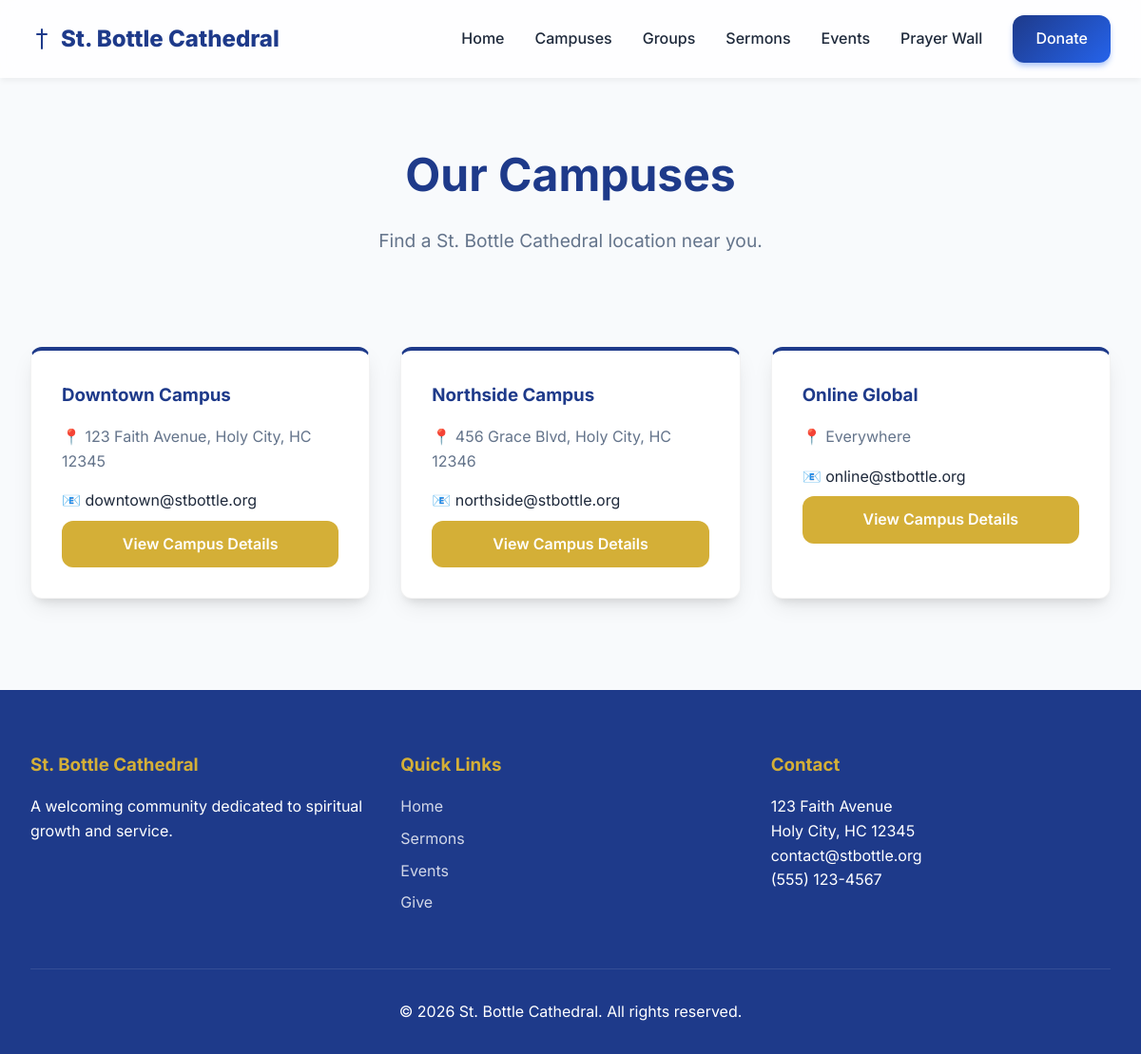
Page /campuses/ on the committed database.
### campuses/models.py (models this page shows, shortened)
class Campus(models.Model):
    name = models.CharField(max_length=100)
    slug = models.SlugField(unique=True)
    address = models.TextField(blank=True)
    timezone = models.CharField(max_length=50, default='UTC')
    contact_email = models.EmailField(blank=True)
    contact_phone = models.CharField(max_length=20, blank=True)
    main_pastor = models.ForeignKey(
        settings.AUTH_USER_MODEL,
        on_delete=models.SET_NULL,
        null=True,
        blank=True,
        related_name='led_campuses'
    )
    is_active = models.BooleanField(default=True)
    created_at = models.DateTimeField(auto_now_add=True)
    class Meta:
        verbose_name_plural = 'Campuses'

### campuses/views.py (the view)
# urls.py: path('', views.campus_list, name='campus_list'),
def campus_list(request):
    campuses = Campus.objects.filter(is_active=True)
    return render(request, 'campuses/campus_list.html', {'campuses': campuses})

### templates/campuses/campus_list.html (shortened to what this page needs)
{% extends 'base.html' %}
{% block content %}
<div class="container">
    <div style="text-align: center; margin-bottom: 4rem;">
        <h1 style="font-size: 3rem;">Our Campuses</h1>
        <p style="font-size: 1.2rem; color: var(--text-muted);">Find a St. Bottle Cathedral location near you.</p>
    </div>
    <div class="card-grid">
        {% for campus in campuses %}
        <div class="card" style="border-top: 4px solid var(--primary);">
            <h3>{{ campus.name }}</h3>
            <p style="color: var(--text-muted); margin-bottom: 1rem;">📍 {{ campus.address }}</p>
            {% if campus.contact_email %}
                <p style="margin-bottom: 0.5rem;">📧 {{ campus.contact_email }}</p>
            {% endif %}
            <a href="#" class="btn btn-secondary" style="width: 100%; text-align: center;">View Campus Details</a>
        </div>
        {% empty %}
        <p style="grid-column: 1/-1; text-align: center;">More campuses coming soon.</p>
        {% endfor %}
    </div>
</div>
{% endblock %}

### static/css/styles.css (style rules this page uses)
:root { --primary: #1E3A8A; --secondary: #D4AF37; --background: #F8FAFC; --surface: #FFFFFF; --text-main: #1E293B; --text-muted: #64748B; --accent: #E11D48; --radius: 12px; --shadow: 0 10px 25px -5px rgba(0, 0, 0, 0.1), 0 8px 10px -6px rgba(0, 0, 0, 0.1); --shadow-hover: 0 20px 25px -5px rgba(0, 0, 0, 0.1), 0 10px 10px -5px rgba(0, 0, 0, 0.04); }
* { margin: 0; padding: 0; box-sizing: border-box; font-family: 'Inter', sans-serif; }
body { background-color: var(--background); color: var(--text-main); line-height: 1.6; min-height: 100vh; display: flex; flex-direction: column; }
h1, h2, h3, h4, h5, h6 { color: var(--primary); font-weight: 700; margin-bottom: 1rem; }
a { color: var(--primary); text-decoration: none; transition: color 0.3s ease; }
.btn { padding: 0.75rem 1.5rem; border-radius: var(--radius); font-weight: 600; cursor: pointer; border: none; transition: all 0.3s cubic-bezier(0.4, 0, 0.2, 1); display: inline-block; }
.btn-secondary { background: var(--secondary); color: white; }
.card-grid { display: grid; grid-template-columns: repeat(auto-fit, minmax(300px, 1fr)); gap: 2rem; padding: 2rem 0; }
.card { background: var(--surface); border-radius: var(--radius); padding: 2rem; box-shadow: var(--shadow); transition: all 0.3s ease; border: 1px solid rgba(0,0,0,0.05); }
.container { max-width: 1200px; margin: 0 auto; padding: 4rem 2rem; }

### rows in the picture
Campus: name "Downtown Campus", address "123 Faith Avenue, Holy City, HC 12345", contact_email "downtown@stbottle.org"
Campus: name "Northside Campus", address "456 Grace Blvd, Holy City, HC 12346", contact_email "northside@stbottle.org"
Campus: name "Online Global", address "Everywhere", contact_email "online@stbottle.org"
